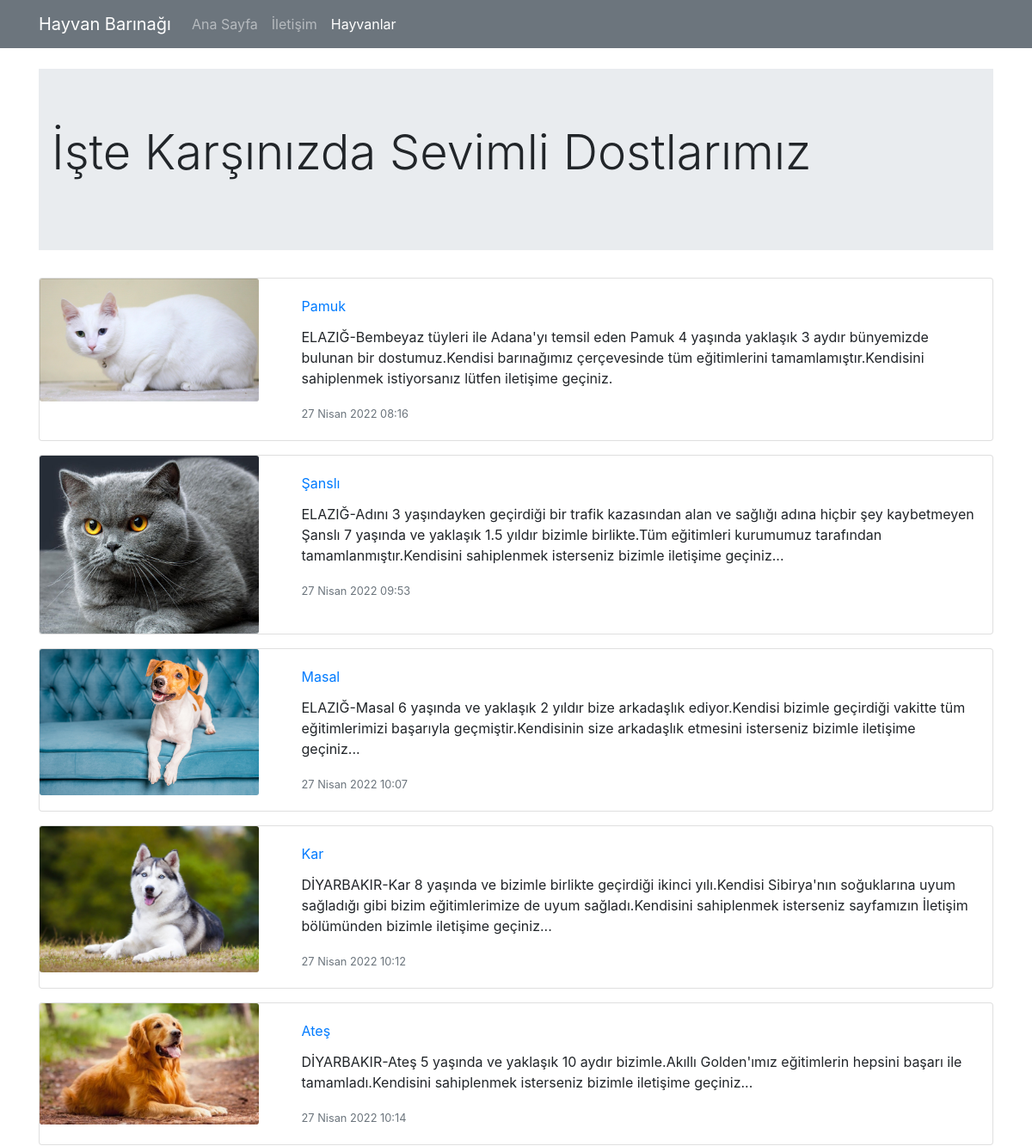
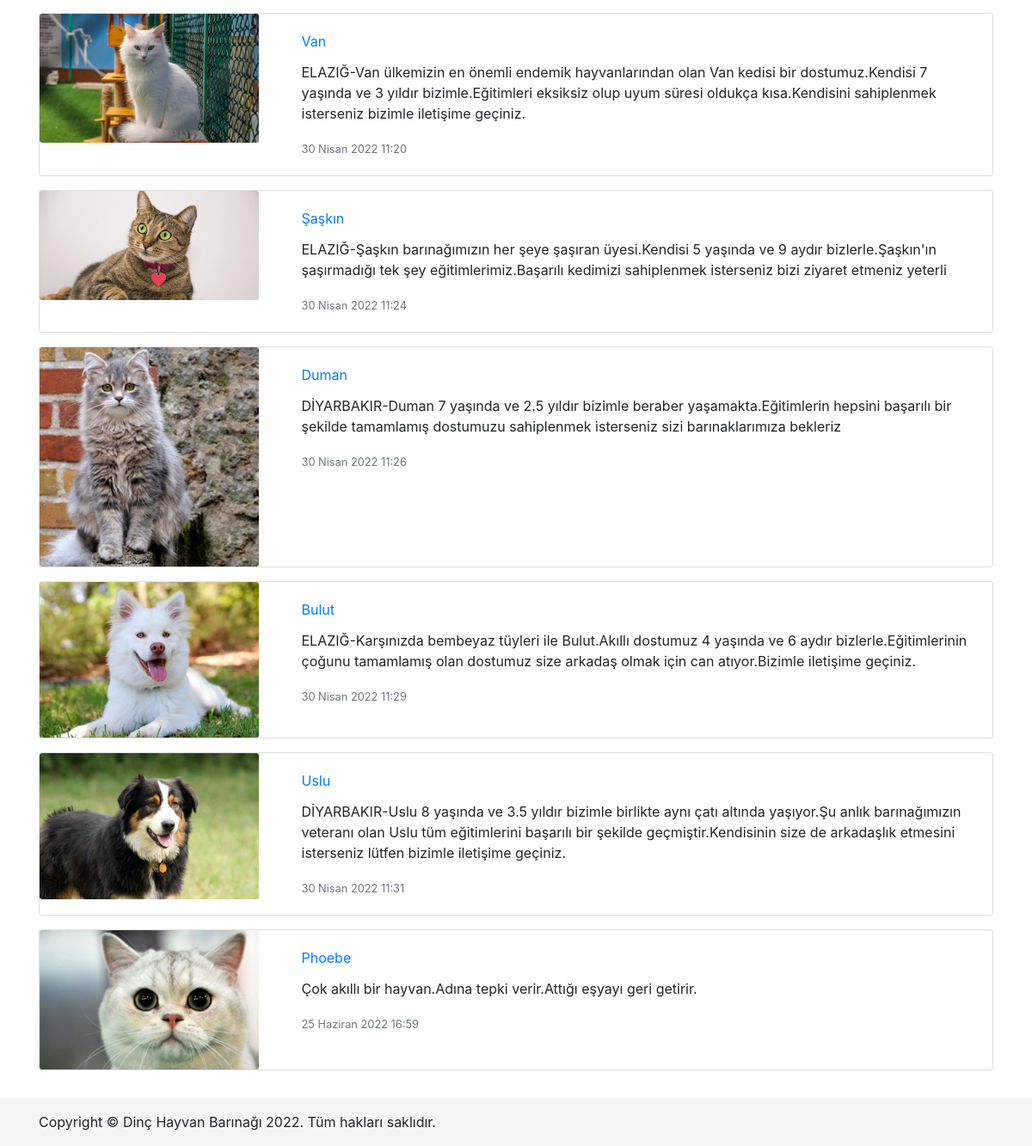
/hayvanlar/, run on the app's committed database (2 pictures, top to bottom).
### hayvanlar/models.py (models this page shows, shortened)
class Hayvan(models.Model):
    name = models.CharField(max_length=50,verbose_name='Hayvan Adı:')
    description = models.TextField(verbose_name='Açıklama')
    image = models.CharField(max_length=25,verbose_name='Hayvan Resmi:')
    created_date = models.DateTimeField(auto_now_add=True,verbose_name='Aramıza Katılma Tarihi')
    isAvailable = models.BooleanField(default =True)
    def get_image_path(self):
        return '/img/' + self.image

### hayvanlar/views.py (the view)
# urls.py: path('', views.index, name= 'hayvanlar'),
def index(request):
    hayvanlar = Hayvan.objects.all()
    context = {
        'hayvanlar': hayvanlar
    }
    return render(request,'hayvanlar/list.html',context)

### templates/hayvanlar/list.html (shortened to what this page needs)
{% extends 'layout.html' %}
{% load static %}
{% block content %}
<div class="jumbotron jumbotron-fluid">
    <div class="container">
        <h1 class="display-4">İşte Karşınızda Sevimli Dostlarımız</h1>
    </div>
</div>
    <div class="row">
        <div class="col-md-12">
            {%if hayvanlar %}
                {% for hayvan in hayvanlar %}
                    <div class="card mb-3">
                    <div class="row">
                        <div class="col-md-3">
                            <img class = "card-img" src="{% static hayvan.get_image_path %}" alt="">
                        </div>
                        <div class="col-md-9">
                            <div class="card-body">
                                <div class="card-title">
                                  <a href="{% url 'detail' hayvan.id %}"> {{hayvan.name}} </a>
                                </div>
                                <p class="card-text">
                                    {{hayvan.description}}
                                </p>
                            <p class = "card-text">
                                <small class="text-muted">{{hayvan.created_date}}</small>
                                </p>
                            </div>
                        </div>
                    </div>
                    </div>
                {%endfor%}
            {%else%}
                <div class="alert alert-warning">
                    <p>
                        Hayvan Bulunamadı
                    </p>
                </div>
            {%endif%}
        </div>
    </div>
{% endblock %}

### templates/layout.html (shortened to what this page needs)
{% load static %}
<!DOCTYPE html>
<html lang="en">
<head>
    <link rel="stylesheet" href="{% static 'css/bootstrap.min.css' %}">
    <link rel="stylesheet" href="{% static 'css/style.css' %}">
</head>
<body>
    {% include 'partials/_navbar.html' %}
    <main>
        <div class="container mt-4">
           {% block content %}
           {% endblock %}
        </div>
    </main>
    {% include 'partials/_footer.html' %}
</body>
</html>

### templates/partials/_navbar.html
<header>
    <div class= "navbar navbar-expand-lg bg-secondary navbar-dark">
        <div class="container">
            <a href="{% url 'index' %}" class="navbar-brand">Hayvan Barınağı</a>
            <ul class="navbar-nav mr-auto">
                <li
                    {% if request.path == '/' %}
                        class="nav-item active"
                    {% else %}
                        class="nav-item"
                    {% endif %}
                >
                    <a  href="{% url 'index' %}" class="nav-link">Ana Sayfa</a>
                </li>
                <li
                    {% if 'about' in request.path %}
                        class="nav-item active"
                    {% else %}
                         class="nav-item"
                    {% endif %}
                >
                    <a  href="{% url 'about' %}" class="nav-link">İletişim</a>
                </li>
                <li
                    {% if 'hayvanlar' in request.path %}
                        class="nav-item active"
                    {% else %}
                        class="nav-item"
                    {% endif %}
                    >
                    <a  href="{% url 'hayvanlar' %}" class="nav-link">Hayvanlar</a>
                </li>
            </ul>
        </div>
    </div>
</header>

### templates/partials/_footer.html
<footer>
    <div class="footer py-3 mt-3">
        <div class="container">
            <span class="text muted">
                Copyright © Dinç Hayvan Barınağı 2022. Tüm hakları saklıdır.
            </span>
        </div>
    </div>
</footer>

### pages/static/css/style.css (style rules this page uses)
.footer { background-color: #f5f5f5; }

### data on the page
Hayvan: image (picture), name "Pamuk", description "ELAZIĞ-Bembeyaz tüyleri ile Adana'yı temsil eden Pamuk 4 yaşında yaklaşık 3 aydır bünyemizde bulunan bir dostumuz.Kendisi barınağımız çerçevesinde tüm eğitimlerini tamamlamıştır.Kendisini sahiplenmek istiyorsanız lütfen iletişime geçiniz.", created_date "27 Nisan 2022 08:16"
Hayvan: image (picture), name "Şanslı", description "ELAZIĞ-Adını 3 yaşındayken geçirdiği bir trafik kazasından alan ve sağlığı adına hiçbir şey kaybetmeyen Şanslı 7 yaşında ve yaklaşık 1.5 yıldır bizimle birlikte.Tüm eğitimleri kurumumuz tarafından tamamlanmıştır.Kendisini sahiplenmek isterseniz bizimle iletişime geçiniz...", created_date "27 Nisan 2022 09:53"
Hayvan: image (picture), name "Masal", description "ELAZIĞ-Masal 6 yaşında ve yaklaşık 2 yıldır bize arkadaşlık ediyor.Kendisi bizimle geçirdiği vakitte tüm eğitimlerimizi başarıyla geçmiştir.Kendisinin size arkadaşlık etmesini isterseniz bizimle iletişime geçiniz...", created_date "27 Nisan 2022 10:07"
Hayvan: image (picture), name "Kar", description "DİYARBAKIR-Kar 8 yaşında ve bizimle birlikte geçirdiği ikinci yılı.Kendisi Sibirya'nın soğuklarına uyum sağladığı gibi bizim eğitimlerimize de uyum sağladı.Kendisini sahiplenmek isterseniz sayfamızın İletişim bölümünden bizimle iletişime geçiniz...", created_date "27 Nisan 2022 10:12"
Hayvan: image (picture), name "Ateş", description "DİYARBAKIR-Ateş 5 yaşında ve yaklaşık 10 aydır bizimle.Akıllı Golden'ımız eğitimlerin hepsini başarı ile tamamladı.Kendisini sahiplenmek isterseniz bizimle iletişime geçiniz...", created_date "27 Nisan 2022 10:14"
Hayvan: image (picture), name "Van", description "ELAZIĞ-Van ülkemizin en önemli endemik hayvanlarından olan Van kedisi bir dostumuz.Kendisi 7 yaşında ve 3 yıldır bizimle.Eğitimleri eksiksiz olup uyum süresi oldukça kısa.Kendisini sahiplenmek isterseniz bizimle iletişime geçiniz.", created_date "30 Nisan 2022 11:20"
Hayvan: image (picture), name "Şaşkın", description "ELAZIĞ-Şaşkın barınağımızın her şeye şaşıran üyesi.Kendisi 5 yaşında ve 9 aydır bizlerle.Şaşkın'ın şaşırmadığı tek şey eğitimlerimiz.Başarılı kedimizi sahiplenmek isterseniz bizi ziyaret etmeniz yeterli", created_date "30 Nisan 2022 11:24"
Hayvan: image (picture), name "Duman", description "DİYARBAKIR-Duman 7 yaşında ve 2.5 yıldır bizimle beraber yaşamakta.Eğitimlerin hepsini başarılı bir şekilde tamamlamış dostumuzu sahiplenmek isterseniz sizi barınaklarımıza bekleriz", created_date "30 Nisan 2022 11:26"
Hayvan: image (picture), name "Bulut", description "ELAZIĞ-Karşınızda bembeyaz tüyleri ile Bulut.Akıllı dostumuz 4 yaşında ve 6 aydır bizlerle.Eğitimlerinin çoğunu tamamlamış olan dostumuz size arkadaş olmak için can atıyor.Bizimle iletişime geçiniz.", created_date "30 Nisan 2022 11:29"
Hayvan: image (picture), name "Uslu", description "DİYARBAKIR-Uslu 8 yaşında ve 3.5 yıldır bizimle birlikte aynı çatı altında yaşıyor.Şu anlık barınağımızın veteranı olan Uslu tüm eğitimlerini başarılı bir şekilde geçmiştir.Kendisinin size de arkadaşlık etmesini isterseniz lütfen bizimle iletişime geçiniz.", created_date "30 Nisan 2022 11:31"
Hayvan: image (picture), name "Phoebe", description "Çok akıllı bir hayvan.Adına tepki verir.Attığı eşyayı geri getirir.", created_date "25 Haziran 2022 16:59"
